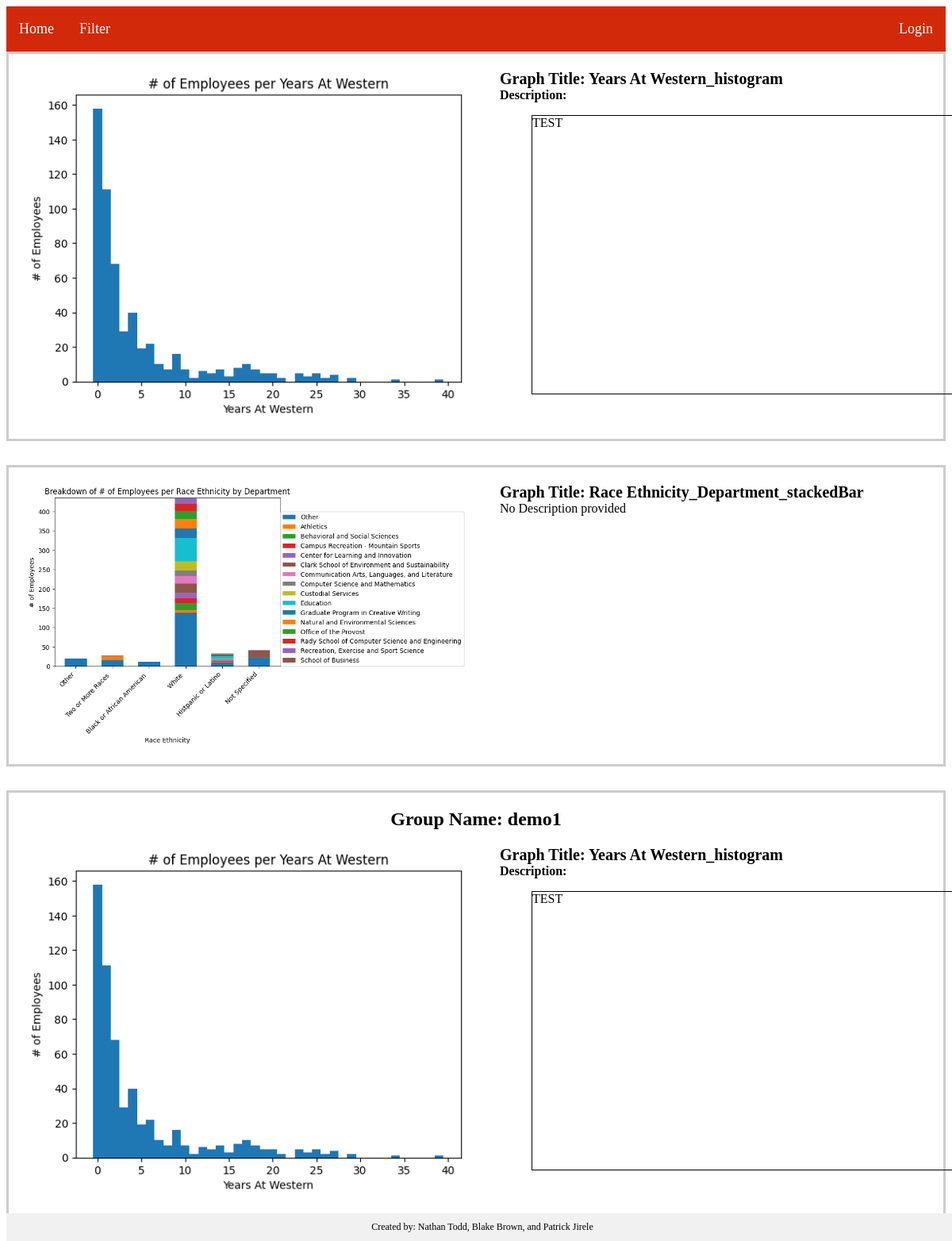
The page / on the database its author committed.
### main.py (models this page shows)
class Graphs(db.Model):
    id = db.Column(db.Integer, primary_key=True)
    path = db.Column(db.String(100), nullable=False)
    title = db.Column(db.String(50), nullable=False)
    description = db.Column(db.String(250), nullable=True)
    type = db.Column(db.String(20))
    group_id = db.Column(db.Integer, db.ForeignKey('graphgroup.id'), nullable=True)

class GraphGroup(db.Model):
    __tablename__ = 'graphgroup'
    id = db.Column(db.Integer, primary_key=True)
    group_name = db.Column(db.String(100))
    currently_displayed = db.Column(db.Boolean, default=False, nullable=False)
    graphs = db.relationship('Graphs', backref='GraphGroup', lazy='dynamic')

### main.py (the view)
@app.route('/')
def home():
    _, graphsToDisplay = getImgs()
    graphsFromDb = getGraphsFromDb(graphsToDisplay)
    graphs_by_group = GraphGroup.query.filter_by(currently_displayed = 1).all()
    return render_template('home.html', graphs=graphsFromDb, graphGroups = graphs_by_group)

### main.py (called while the page is built)
def getImgs():
    images = [f for f in os.listdir('./static/graphs') if
              os.path.isfile(os.path.join('./static/graphs', f))]  #Sends all images in graphs to uploadGraphs.html
    selected = [f for f in os.listdir('./static/currentlyDisplayed') if os.path.isfile(
        os.path.join('./static/currentlyDisplayed', f))]  #sends currently displayed imaged to uploadGraphs.html
    return images, selected

def getGraphsFromDb(listOfGraphs):
    retList = []
    for graph in listOfGraphs:
        graphPath = './static/graphs/'+graph
        retList.append(Graphs.query.filter_by(path=graphPath).first())
    return retList

### templates/home.html (shortened to what this page needs)
{% extends 'base.html' %}
{% block content %}
<body>
    {% if graphs %}
        {% for graph in graphs %}
        <div class="group-container">
            <div class="graph-grid">
                <div class="group-graph-container" data-graph-id="{{ graph.id }}">
                    <img src="{{ graph.path }}" class="thumbnail-img">
                    <div class="content-wrapper">
                        <div class="title-container">Graph Title: {{ graph.title }}</div>
                        {% if graph.description %}
                        <div class="description-container"><b>Description:</b>
                            <br>
                            <blockquote class="description-quote">
                                {{ graph.description }}
                            </blockquote>
                        </div>
                        {% else %}
                            No Description provided
                        {% endif %}
                    </div>
                </div>
            </div>
        </div>
        {% endfor %}
    {% endif %}
    {% if graphGroups %}
        {% for group in graphGroups %}
        <div class="group-container" data-group-id="{{ group.id }}">
            <h2>Group Name: {{ group.group_name }}</h2>
            {% for graph in group.graphs %}
            <div class="graph-grid">
                <div class="group-graph-container" data-graph-id="{{ graph.id }}">
                    <img src="{{ graph.path }}" class="thumbnail-img">
                    <div class="content-wrapper">
                        <div class="title-container">Graph Title: {{ graph.title }}</div>
                        <div class="description-container"><b>Description:</b>
                            <br>
                            <blockquote class="description-quote">
                                {{ graph.description }}
                            </blockquote>
                        </div>
                    </div>
                </div>
            </div>
            {% endfor %}
        </div>
        {% endfor %}
    {% endif %}
{% endblock %}

### templates/base.html (shortened to what this page needs)
<html>
<head>
    <!DOCTYPE html>
    <link href="/static/style.css" rel="stylesheet">
</head>
{% if current_user.is_authenticated %}
<body>
    <nav>
        <ul>
            <li><a href='/'>Home</a></li>
            <li><a href='/filterGraphs'>Filter</a></li>
            <li><a href='/createGraph'>Create Graphs</a></li>
            <li><a href='/uploadGraphs'>Upload Graphs</a></li>
            <li><a href='/editGroups'>Edit Groups</a></li>
            <li><a href='/uploadDataset'>Upload Dataset</a></li>
            <div class="dropdown">
                <button class="dropbtn">Account <i class="fa fa-caret-down"></i> </button>
                <div class="dropdown-content">
                    <a href="/updatePassword">Change Password</a>
                    <a href="/logout">Logout</a>
                    {% if current_user.email == 'testing@test.com' %}
                        <a href="/createAdmin">Create Admin</a>
                    {% endif %}
                </div>
            </div>
        </ul>
    </nav>
</body>
{% else %}
<nav>
    <ul>
        <li><a href='/'>Home</a></li>
        <li><a href='/filterGraphs'>Filter</a></li>
        <div class="topnav-right">
            <li><a href='/login'>Login</a></li>
        </div>
    </ul>
</nav>
{% endif %}
{% block content %}
{% endblock %}
<div class="footer">
    Created by: Nathan Todd, Blake Brown, and Patrick Jirele
</div>
</html>

### static/style.css (style rules this page uses)
ul { list-style-type: none; margin: 0; padding: 0; overflow: hidden; background-color: #d1290a; }
li { float: left; }
li a { display: block; color: white; text-align: center; padding: 18px 16px; text-decoration: none; font-size: 18px; }
.topnav-right { float: right; }

### templates/base.html (style rules this page uses)
nav { position: sticky; top: 0; background-color: #333; z-index: 1; }
.footer { position: fixed; bottom: 0; width: 100%; background-color: #f1f1f1; text-align: center; padding: 10px 0; font-size: 12px; }

### templates/home.html (style rules this page uses)
.group-container { border: 3px solid #ccc; padding: 20px; margin-bottom: 30px; text-align: center; }
.group-container h2 { font-size: 24px; margin-top: 0; margin-bottom: 20px; }
.graph-grid { display: grid; grid-template-columns: repeat(auto-fit, minmax(300px, 1fr)); grid-gap: 20px; }
.group-graph-container { display: grid; grid-template-columns: 1fr 1fr; grid-gap: 20px; align-items: start; }
.thumbnail-img { max-width: 100%; }
.content-wrapper { flex-grow: 1; margin-left: 20px; text-align: left; }
.title-container { font-weight: bold; font-size: 20px; }
.description-container { max-width: 500px; word-wrap: break-word; white-space: normal; }
.description-quote { width: 550px; height: 350px; border: 1px solid; overflow: scroll; scrollbar-color: gray white; scrollbar-width: thin; }

### rows shown on the page
Graphs: path (picture), title "Years At Western_histogram", description "TEST"
Graphs: path (picture), title "Race Ethnicity_Department_stackedBar", description "No Description provided"
GraphGroup: group_name "demo1"
